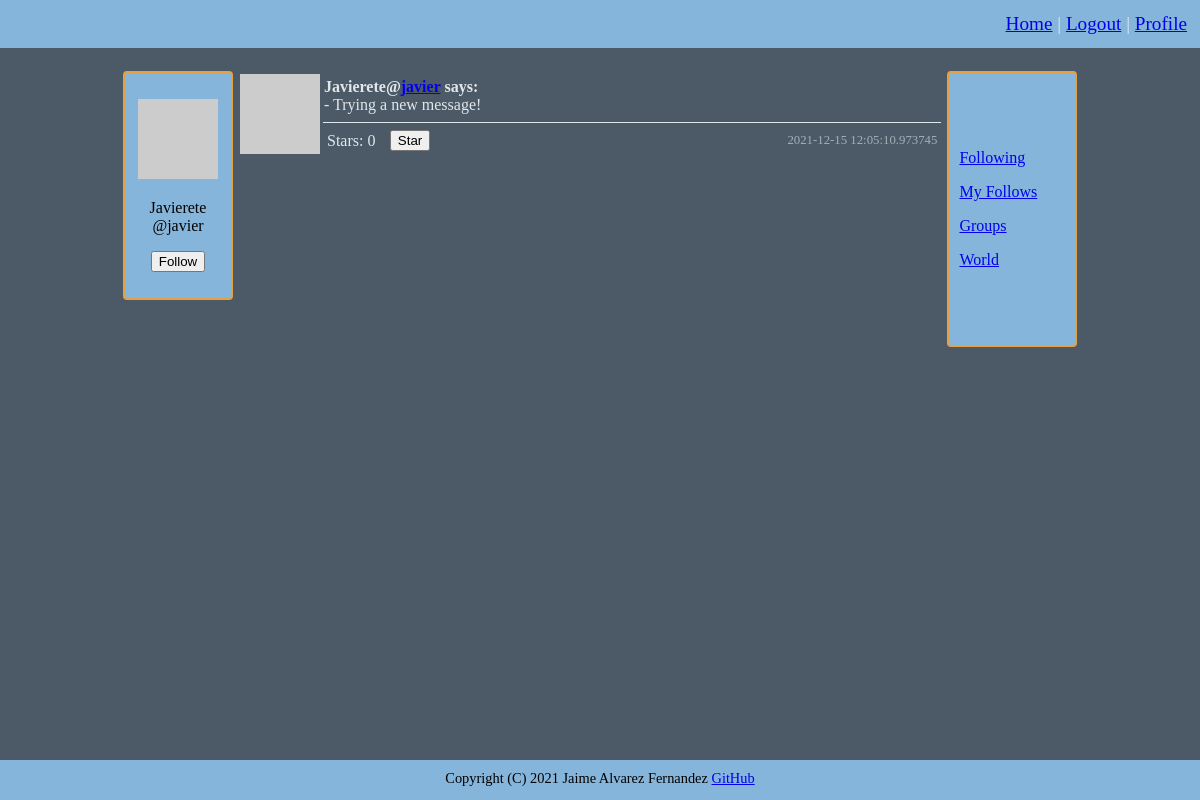
The page /user/javier (signed in) on the database as committed earlier.
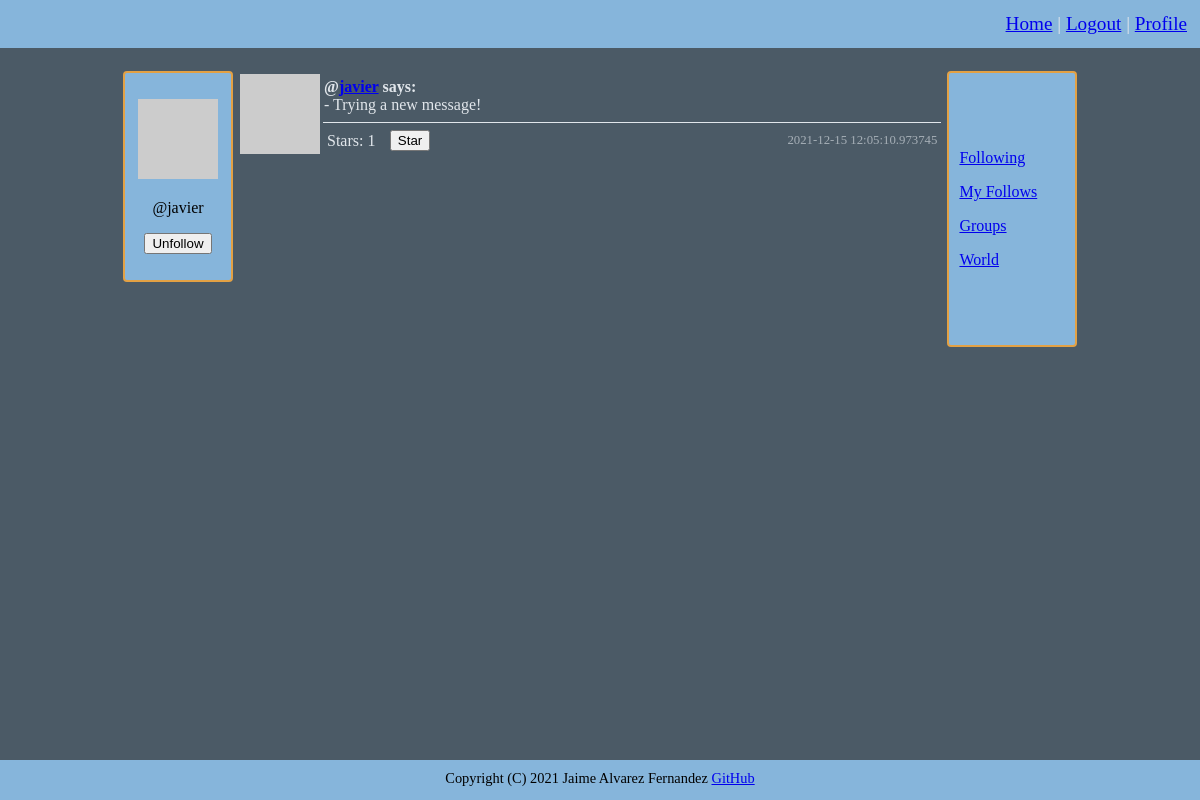
The same page on the database as committed later.
### connect/models.py (models this page shows, shortened)
class User(UserMixin, db.Model):
    id = db.Column(db.Integer, primary_key=True)
    username = db.Column(db.String(64), index=True, unique=True)
    email = db.Column(db.String(120), index=True, unique=True)
    nickname = db.Column(db.String(64))
    password = db.Column(db.String(128))
    about_me = db.Column(db.String(140))
    location = db.Column(db.String(64))
    website = db.Column(db.String(120))
    last_seen = db.Column(db.DateTime, default=datetime.datetime.utcnow)
    posts = db.relationship('Posts', backref='author', lazy='dynamic')
    friends = db.relationship('Friends', backref='anchor', lazy='dynamic')
    followed = db.relationship('User',
                               secondary=followers,
                               primaryjoin=(followers.c.follower_id == id),
                               secondaryjoin=(followers.c.followed_id == id),
                               backref=db.backref('followers', lazy='dynamic'), lazy='dynamic')
    starred = db.relationship('Posts',
                              secondary=stars,
                              backref=db.backref('awarded_stars', lazy='dynamic'), lazy='dynamic')
    def avatar(self, size):
        digest = md5(self.email.lower().encode('utf-8')).hexdigest()
        return f'https://www.gravatar.com/avatar/{digest}?d=identicon&s={size}'
    def is_following(self, user):
        return self.followed.filter(followers.c.followed_id == user.id).count() > 0
    def is_starred(self, post):
        return self.starred.filter(stars.c.post_id == post.id).count() > 0

class Posts(db.Model):
    id = db.Column(db.Integer, primary_key=True)
    body = db.Column(db.String(140))
    timestamp = db.Column(db.DateTime, index=True, default=datetime.datetime.utcnow)
    user_id = db.Column(db.Integer, db.ForeignKey('user.id'))

### connect/routing.py (the view)
@app.route('/user/<username>', methods=['GET', 'POST'])
@flask_login.login_required
def user_messages(username):
    user = models.User.query.filter_by(username=username).first_or_404()
    form = forms.WriteMessage()
    empty_form = forms.EmptyForm()
    if form.validate_on_submit():
        post = models.Posts(body=form.message.data, author=flask_login.current_user)
        db.session.add(post)
        db.session.commit()
    posts = models.Posts.query.filter_by(user_id=user.id).order_by(models.Posts.timestamp.desc()).all()
    return flask.render_template('user.html', user=user, posts=posts, title=user.username, form=form, e_form=empty_form)

### connect/forms.py
class WriteMessage(FlaskForm):
    message = wtforms.StringField('New message', validators=[validators.Length(min=1, max=140)])
    submit = wtforms.SubmitField('Send')

class EmptyForm(FlaskForm):
    submit = wtforms.SubmitField('Submit')

### connect/models.py (called while the page is built)
@login.user_loader
def load_user(user_id):
    return User.query.get(int(user_id))

### connect/routing.py (called while the page is built)
@app.before_request
def before_request():
    if flask_login.current_user.is_authenticated:
        flask_login.current_user.last_seen = datetime.datetime.utcnow()
        db.session.commit()

### connect/templates/user.html (shortened to what this page needs)
{% extends "general_template.html" %}
{% block content %}
    {% include '_posts.html' %}
{% endblock %}

### connect/templates/_profile.html (shortened to what this page needs)
{% if user and user != current_user %}
    <p>
        <img src="{{ user.avatar(128) }}">
    </p>
    <p>
        {% if user.nickname is not none %}
        {{ user.nickname }}<br>
        {% endif %}
        @{{ user.username }}
    </p>
    <p>
        {% if not current_user.is_following(user) %}
        <form method="post" action="{{ url_for('follow', username=user.username) }}">
            {{ e_form.submit(value='Follow') }}
        </form>
        {% else %}
        <form method="post" action="{{ url_for('unfollow', username=user.username) }}">
            {{ e_form.submit(value='Unfollow') }}
        </form>
        {% endif %}
    </p>
{% endif %}

### connect/templates/_posts.html (shortened to what this page needs)
<table width="100%">
    {% for post in posts %}
    <tr>
        <td width="60" rowspan="2" valign="top"><img src="{{ post.author.avatar(60) }}"></td>
        <td>
            <span class="bold">
                {% if post.author.nickname %}{{ post.author.nickname }}{% endif %}@<a href="{{ url_for('user_messages', username=post.author.username) }}">{{ post.author.username }}</a>
            says:<br></span>
            - {{ post.body }}
        </td>
    </tr>
    <tr>
        <td class="bottom_line">
            <table width="100%">
                <tr>
                    <td width="10%">Stars: {{ post.awarded_stars.count() }}</td>
                    <td>
                        {% if post.author.username != current_user.username %}
                            {% if not current_user.is_starred(post) %}
                            <form method="post" action="{{ url_for('star', post=post.id, url=request.endpoint) }}">
                                {{ e_form.submit(value='Star') }}
                            </form>
                            {% else %}
                            <form method="post" action="{{ url_for('un_star', post=post.id, url=request.endpoint) }}">
                                {{ e_form.hidden_tag() }}
                                {{ e_form.submit(value='Un-star') }}
                            </form>
                            {% endif %}
                        {% endif %}
                    </td>
                    <td class="time">{{ post.timestamp }}</td>
                </tr>
            </table>
        </td>
    </tr>
    {% endfor %}
</table>

Rows that differ between the two databases and show on the page:
changed User "javier": nickname "Javierete" → (not shown)
changed through a linked row, Posts "Trying a new message!": awarded_stars.count "0" → "1"; author.nickname "Javierete" → (not shown)
Other text that changed with them:
form field submit: (not shown) → "Unfollow"
form field submit: "Follow" → (not shown)
